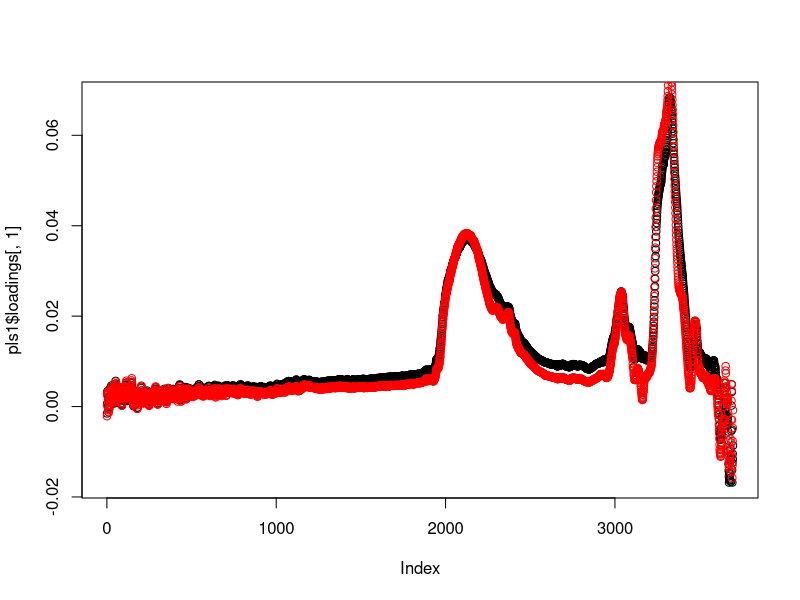
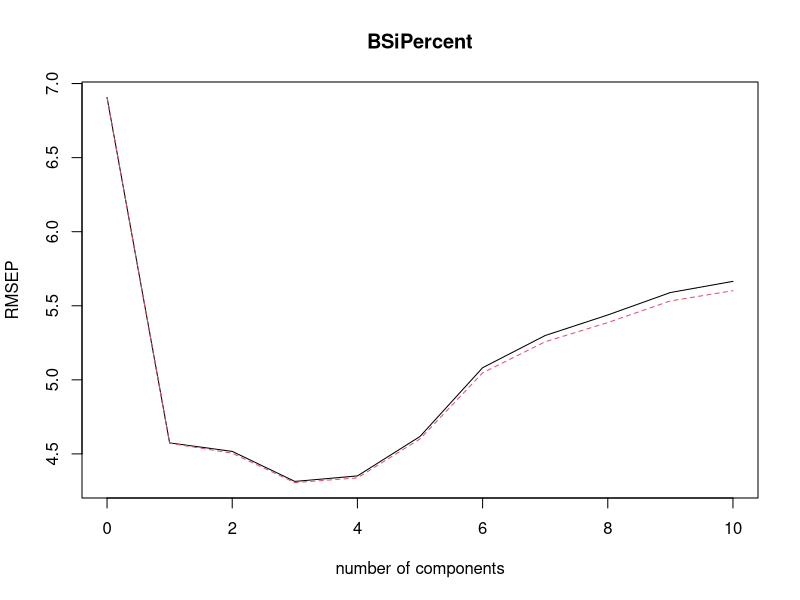
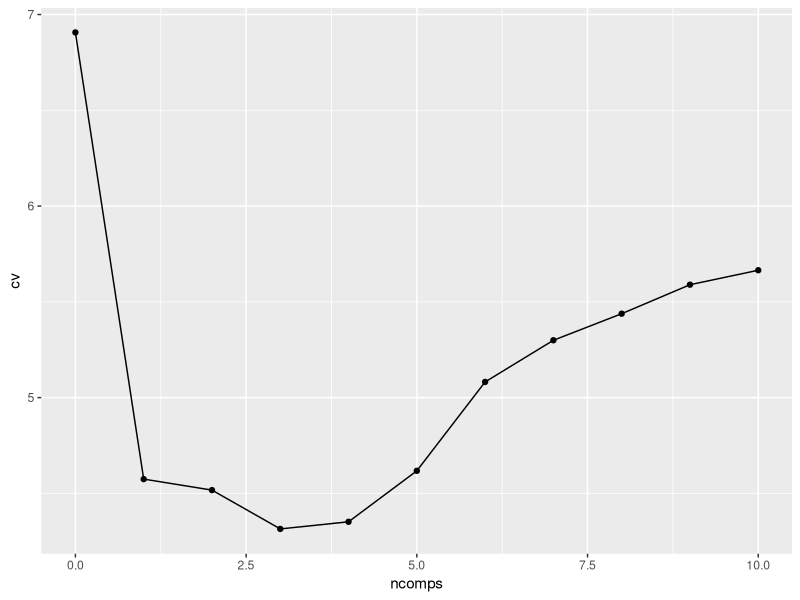

R code for these plots, in order: (Note: this script raises an error after producing the figures.)
library(pls)
library(tidyverse)

data <- read.csv("dataForProofOfConceptNice.csv")
dim(data) ## 39 3698
## 39 datasets, 3697 absorbances, 1 response

### LOO ###
pls1 <- plsr(BSiPercent~., ncomp = 10, data=data, validation = "LOO")

names(pls1)

pls1$coefficients %>% class() ## array
pls1$coefficients %>% dim() ## 3697 1 10
## 3697 absorbances, 10 coefficients each (1 per component)


pls1$scores %>% class()
pls1$scores %>% dim() ## 39 10
## 39 datasets, 10 components

pls1$loadings %>% class()
pls1$loadings %>% dim() ## 3697 10
## 3697 absorbances, 10 components

plot(pls1$loadings[,1])
points(pls1$loading.weights[,1], col="red")
## which do we want?




## TO DO: keep going 

## ... skip ahead for now

pls1$residuals %>%  class()
pls1$residuals %>%  dim()
## 39 1 10
## 39 datasets, 10 components (one for each model with 1, ... 10 components)

summary(pls1$residuals[,,1]) ## one component
summary(pls1$residuals[,,2]) ## two components
## observed - expected (predicted), can be used to calculate RMSE

pls1$Xtotvar %>% class()
pls1$Xtotvar ## not sure about this, need to dig into documentation

pls1$validation %>% class()
pls1$validation %>% length()
names(pls1$validation)

pls1$validation$method ## CV
pls1$validation$segments %>% length() ## 39, leave one out

pls1$validation$adj
## from help file for mvCv (sent to from plsr help file)
## a matrix of adjustment values for calculating bias corrected MSEP
## probably don't have to go there, at least for right  now


pls1$validation$pred %>% class()
pls1$validation$pred %>% dim() ## 39 1 10
## from help file for mvCv (sent to from plsr help file)
## cross-validated predictions

pls1$validation$pred[,,1]


RMSEP(pls1) ## root mean squared error of prediction
plot(RMSEP(pls1))

names(RMSEP(pls1))

res <- RMSEP(pls1)

res$comps
res$type
res$val ## ugh why
res$val %>% class()
res$val %>% dim() ## 2 x 1 x 11

res$val[1,,2] ## CV, one component
res$val[1,,11] ## CV, ten components

res$val[2,,2] ## adjusted CV, one component
res$val[2,,11] ## adjustedCV, ten components

data <- cbind.data.frame(cv = res$val[1,,], ncomps = 0:10)
ggplot(data, aes(ncomps, cv))+geom_point()+geom_line()

### CV ###

pls2 <- plsr(BSiPercent~., ncomp = 10, data=data, validation = "CV", segments = 5)
summary(pls2)
# help for cvsegments
#The function generates a list of segments for cross-validation. It can generate random, consecutive and interleaved segments, and supports keeping replicates in the same segment.
# it would be helpful to know what segments are what, so pre-specifying as a list them might be our best bet

pls2$coefficients %>% class() ## array
pls2$coefficients %>% dim() ## 3697 1 10
## 3697 absorbances, 10 coefficients each (1 per component)


pls2$scores %>% class()
pls2$scores %>% dim() ## 39 10
## 39 datasets, 10 components

pls2$loadings %>% class()
pls2$loadings %>% dim() ## 3697 10
## 3697 absorbances, 10 components


## TO DO: keep going 

## ... skip ahead for now

pls2$residuals %>%  class()
pls2$residuals %>%  dim()
## 39 1 10
## 39 datasets, 10 components (one for each model with 1, ... 10 components)

summary(pls2$residuals[,,1]) ## one component
summary(pls2$residuals[,,2]) ## two components
## observed - expected (predicted), can be used to calculate RMSE

pls2$Xtotvar %>% class()
pls2$Xtotvar ## not sure about this, need to dig into documentation

pls2$validation %>% class()
pls2$validation %>% length()
names(pls2$validation)

pls2$validation$method ## CV
pls2$validation$segments %>% length() ## 39, leave one out

pls2$validation$adj
## from help file for mvCv (sent to from plsr help file)
## a matrix of adjustment values for calculating bias corrected MSEP
## probably don't have to go there, at least for right  now


pls2$validation$pred %>% class()
pls2$validation$pred %>% dim() ## 39 1 10
## from help file for mvCv (sent to from plsr help file)
## cross-validated predictions


RMSEP(pls2) ## root mean squared error of prediction
plot(RMSEP(pls2))

names(RMSEP(pls2))

res <- RMSEP(pls2)

res$comps
res$type
res$val ## ugh why
res$val %>% class()
res$val %>% dim()

res$val[1,,2] ## CV, one component
res$val[1,,11] ## CV, ten components

res$val[2,,2] ## adjusted CV, one component
res$val[2,,11] ## adjustedCV, ten components
